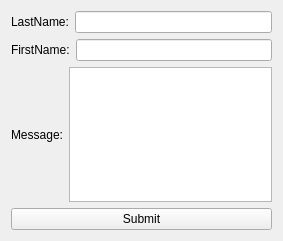
<?xml version="1.0" encoding="UTF-8"?>
<ui version="4.0">
 <class>Widget</class>
 <widget class="QWidget" name="Widget">
  <property name="geometry">
   <rect>
    <x>0</x>
    <y>0</y>
    <width>283</width>
    <height>241</height>
   </rect>
  </property>
  <property name="windowTitle">
   <string>Widget</string>
  </property>
  <layout class="QVBoxLayout" name="verticalLayout">
   <item>
    <layout class="QHBoxLayout" name="horizontalLayout">
     <item>
      <widget class="QLabel" name="label">
       <property name="text">
        <string>LastName:</string>
       </property>
      </widget>
     </item>
     <item>
      <widget class="QLineEdit" name="lastNameLineEdit"/>
     </item>
    </layout>
   </item>
   <item>
    <layout class="QHBoxLayout" name="horizontalLayout_2">
     <item>
      <widget class="QLabel" name="label_2">
       <property name="text">
        <string>FirstName:</string>
       </property>
      </widget>
     </item>
     <item>
      <widget class="QLineEdit" name="firstNameLineEdit"/>
     </item>
    </layout>
   </item>
   <item>
    <layout class="QHBoxLayout" name="horizontalLayout_3">
     <item>
      <widget class="QLabel" name="label_3">
       <property name="text">
        <string>Message:</string>
       </property>
      </widget>
     </item>
     <item>
      <widget class="QTextEdit" name="messageTextEdit"/>
     </item>
    </layout>
   </item>
   <item>
    <widget class="QPushButton" name="submitPushButton">
     <property name="text">
      <string>Submit</string>
     </property>
    </widget>
   </item>
  </layout>
 </widget>
 <resources/>
 <connections/>
</ui>
